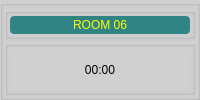
    <widget class="QGroupBox" name="groupBox_11">
     <property name="styleSheet">
      <string notr="true">background-color: rgb(208, 208, 208);</string>
     </property>
     <property name="title">
      <string/>
     </property>
     <layout class="QVBoxLayout" name="verticalLayout_51">
      <property name="spacing">
       <number>2</number>
      </property>
      <property name="margin">
       <number>2</number>
      </property>
      <item>
       <widget class="QGroupBox" name="groupBox_12">
        <property name="sizePolicy">
         <sizepolicy hsizetype="Preferred" vsizetype="Preferred">
          <horstretch>0</horstretch>
          <verstretch>1</verstretch>
         </sizepolicy>
        </property>
        <property name="title">
         <string/>
        </property>
        <layout class="QVBoxLayout" name="verticalLayout_57">
         <property name="spacing">
          <number>2</number>
         </property>
         <property name="margin">
          <number>2</number>
         </property>
         <item>
          <widget class="QLabel" name="label_6">
           <property name="styleSheet">
            <string notr="true">background-color: rgb(48, 132, 132);
color: rgb(255, 255, 0);
border-radius: 4px;
font: 12pt &quot;Alef&quot;;</string>
           </property>
           <property name="text">
            <string>ROOM 06</string>
           </property>
           <property name="alignment">
            <set>Qt::AlignCenter</set>
           </property>
          </widget>
         </item>
        </layout>
       </widget>
      </item>
      <item>
       <widget class="QGroupBox" name="box6">
        <property name="sizePolicy">
         <sizepolicy hsizetype="Preferred" vsizetype="Preferred">
          <horstretch>0</horstretch>
          <verstretch>3</verstretch>
         </sizepolicy>
        </property>
        <property name="font">
         <font>
          <pointsize>15</pointsize>
         </font>
        </property>
        <property name="title">
         <string/>
        </property>
        <property name="alignment">
         <set>Qt::AlignCenter</set>
        </property>
        <layout class="QVBoxLayout" name="verticalLayout_58">
         <property name="spacing">
          <number>2</number>
         </property>
         <property name="margin">
          <number>2</number>
         </property>
         <item>
          <widget class="QLabel" name="label6">
           <property name="sizePolicy">
            <sizepolicy hsizetype="Preferred" vsizetype="Preferred">
             <horstretch>0</horstretch>
             <verstretch>4</verstretch>
            </sizepolicy>
           </property>
           <property name="styleSheet">
            <string notr="true">font: 26pt &quot;MS Shell Dlg 2&quot;;</string>
           </property>
           <property name="text">
            <string>00:00</string>
           </property>
           <property name="alignment">
            <set>Qt::AlignCenter</set>
           </property>
          </widget>
         </item>
        </layout>
       </widget>
      </item>
     </layout>
    </widget>
